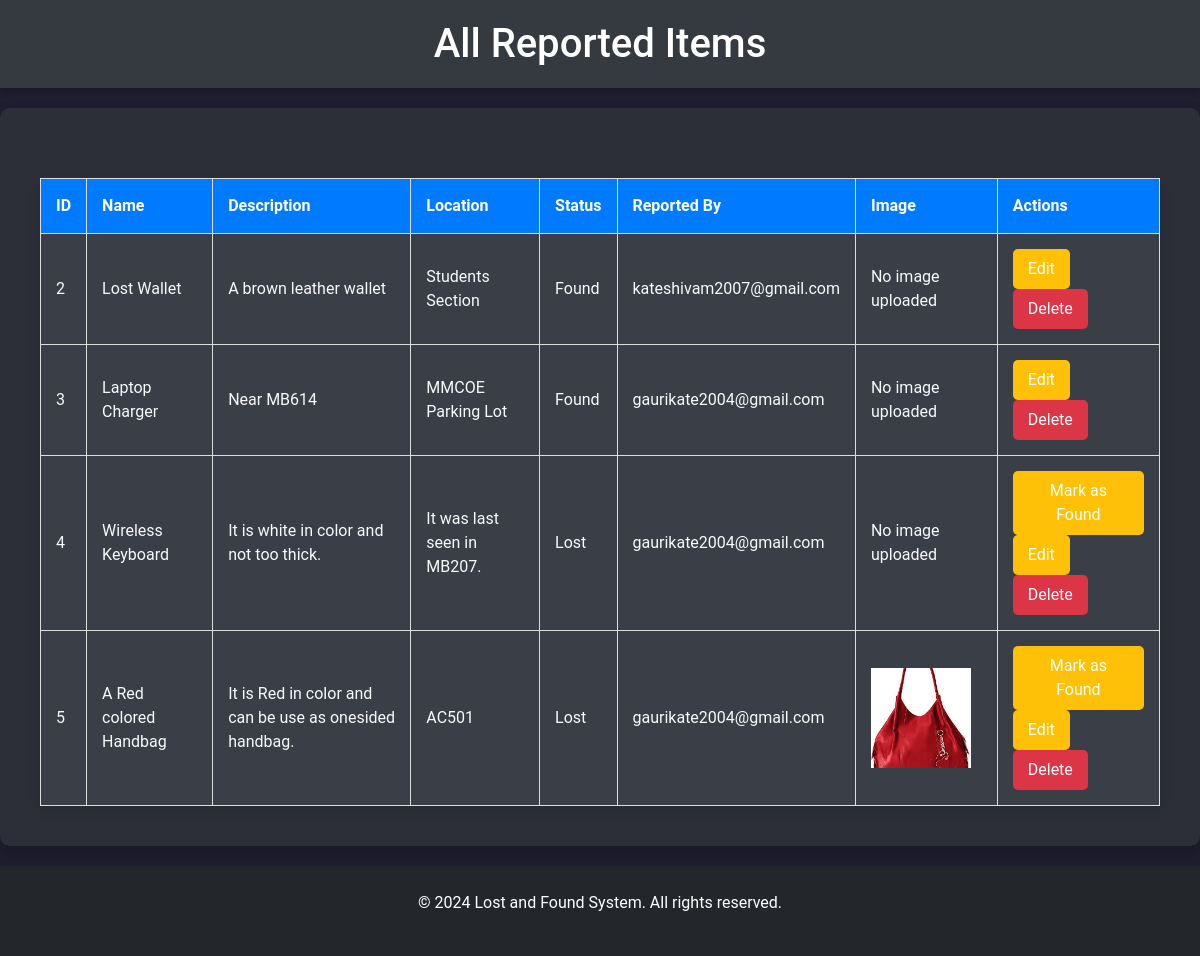
Page /view_items (signed in) on the committed database.
### app/models.py (models this page shows, shortened)
class Item(db.Model):
    __tablename__ = 'item'
    id = db.Column(db.Integer, primary_key=True)
    name = db.Column(db.String(100), nullable=False)
    description = db.Column(db.Text, nullable=False)
    location = db.Column(db.String(100), nullable=False)
    date_reported = db.Column(db.DateTime, default=datetime.utcnow)
    status = db.Column(db.String(20), default="lost", nullable=False)  # 'lost' or 'found'
    user_id = db.Column(db.Integer, db.ForeignKey('user.id'), nullable=False)
    image = db.Column(db.String(100), nullable=True)  # Add image field for storing image filenames
    __table_args__ = (
        db.CheckConstraint("status IN ('lost', 'found')", name="check_status"),
    )

class User(db.Model, UserMixin):
    __tablename__ = 'user'
    id = db.Column(db.Integer, primary_key=True)
    username = db.Column(db.String(150), nullable=False, unique=True)
    email = db.Column(db.String(150), unique=True, nullable=False)
    password = db.Column(db.String(150), nullable=False)
    is_admin = db.Column(db.Boolean, default=False)
    items = db.relationship('Item', backref='user', lazy=True)

### app/main/routes.py (the view)
@main.route('/view_items')
@login_required
@admin_required
def view_items():
    items = db.session.query(Item, User).join(User, Item.user_id == User.id).all()
    return render_template('view_items.html', items=items)

### app/__init__.py (called while the page is built)
@login_manager.user_loader
def load_user(user_id):
    from app.models import User
    return User.query.get(int(user_id))

### app/main/routes.py (called while the page is built)
def admin_required(f):
    @wraps(f)
    def decorated_function(*args, **kwargs):
        if not current_user.is_admin:
            flash('You must be an admin to view this page.', 'danger')
            return redirect(url_for('main.dashboard'))
        return f(*args, **kwargs)
    return decorated_function

### app/templates/view_items.html (shortened to what this page needs)
<!DOCTYPE html>
<html lang="en">
<head>
    <link href="https://cdn.jsdelivr.net/npm/bootstrap@5.1.3/dist/css/bootstrap.min.css" rel="stylesheet">
    <link href="https://cdnjs.cloudflare.com/ajax/libs/font-awesome/5.15.4/css/all.min.css" rel="stylesheet">
</head>
<body>
    <header>
        <h1>All Reported Items</h1>
    </header>
    <div class="container">
        <table>
            <thead>
                <tr>
                    <th>ID</th>
                    <th>Name</th>
                    <th>Description</th>
                    <th>Location</th>
                    <th>Status</th>
                    <th>Reported By</th>
                    <th>Image</th>
                    <th>Actions</th>
                </tr>
            </thead>
            <tbody>
                {% for item, user in items %}
                <tr>
                    <td>{{ item.id }}</td>
                    <td>{{ item.name }}</td>
                    <td>{{ item.description }}</td>
                    <td>{{ item.location }}</td>
                    <td>{{ item.status }}</td>
                    <td>{{ user.email }}</td>
                    <td>
                        {% if item.image %}
                        <img src="{{ url_for('static', filename='uploads/' + item.image) }}" alt="Item Image" class="item-image">
                        {% else %}
                        <span>No image uploaded</span>
                        {% endif %}
                    </td>
                    <td>
                        {% if item.status == 'Lost' %}
                        <form action="{{ url_for('main.mark_as_found', item_id=item.id) }}" method="POST" style="display:inline;">
                            <button class="warning-button" type="submit">Mark as Found</button>
                        </form>
                        {% endif %}
                        <button class="warning-button" onclick="window.location.href='{{ url_for('main.update_item', item_id=item.id) }}'">Edit</button>
                        <form action="{{ url_for('main.delete_item', item_id=item.id) }}" method="POST" style="display:inline;">
                            <button class="danger-button" type="submit">Delete</button>
                        </form>
                    </td>
                </tr>
                {% endfor %}
            </tbody>
        </table>
    </div>
    <footer>
        <p>&copy; 2024 Lost and Found System. All rights reserved.</p>
    </footer>
</body>
</html>

### app/templates/view_items.html (style rules this page uses)
body { font-family: 'Roboto', sans-serif; background-color: #1e1e2f; margin: 0; padding: 0; color: #f8f9fa; }
header { background-color: #343a40; color: white; padding: 20px 20px; text-align: center; box-shadow: 0 4px 6px rgba(0, 0, 0, 0.2); }
header h1 { margin: 0; font-size: 2.5em; }
.container { padding: 40px; margin: 20px auto; max-width: 1200px; background-color: #2c2f38; border-radius: 10px; box-shadow: 0 8px 16px rgba(0, 0, 0, 0.2); }
table { width: 100%; margin-top: 30px; border-collapse: collapse; background-color: #2c2f38; border-radius: 8px; box-shadow: 0 4px 12px rgba(0, 0, 0, 0.1); }
th, td { padding: 15px; text-align: left; border: 1px solid #ddd; }
th { background-color: #007BFF; color: white; }
td { background-color: #3a3e47; color: #f8f9fa; }
button { padding: 8px 15px; border-radius: 5px; border: none; cursor: pointer; font-size: 1em; transition: background-color 0.3s ease; }
.warning-button { background-color: #ffc107; color: white; }
.danger-button { background-color: #dc3545; color: white; }
footer { background-color: #23272b; color: white; text-align: center; padding: 25px; font-size: 1em; }
.item-image { width: 100px; height: 100px; object-fit: cover; }

### rows in the picture
Item: id "2", name "Lost Wallet", description "A brown leather wallet", location "Students Section", status "Found", email "kateshivam2007@gmail.com", shows "No image uploaded"
Item: id "3", name "Laptop Charger", description "Near MB614", location "MMCOE Parking Lot", status "Found", email "gaurikate2004@gmail.com", shows "No image uploaded"
Item: id "4", name "Wireless Keyboard", description "It is white in color and not too thick.", location "It was last seen in MB207.", status "Lost", email "gaurikate2004@gmail.com", shows "No image uploaded"
Item: id "5", name "A Red colored Handbag", description "It is Red in color and can be use as onesided handbag.", location "AC501", status "Lost", email "gaurikate2004@gmail.com", image (picture)
